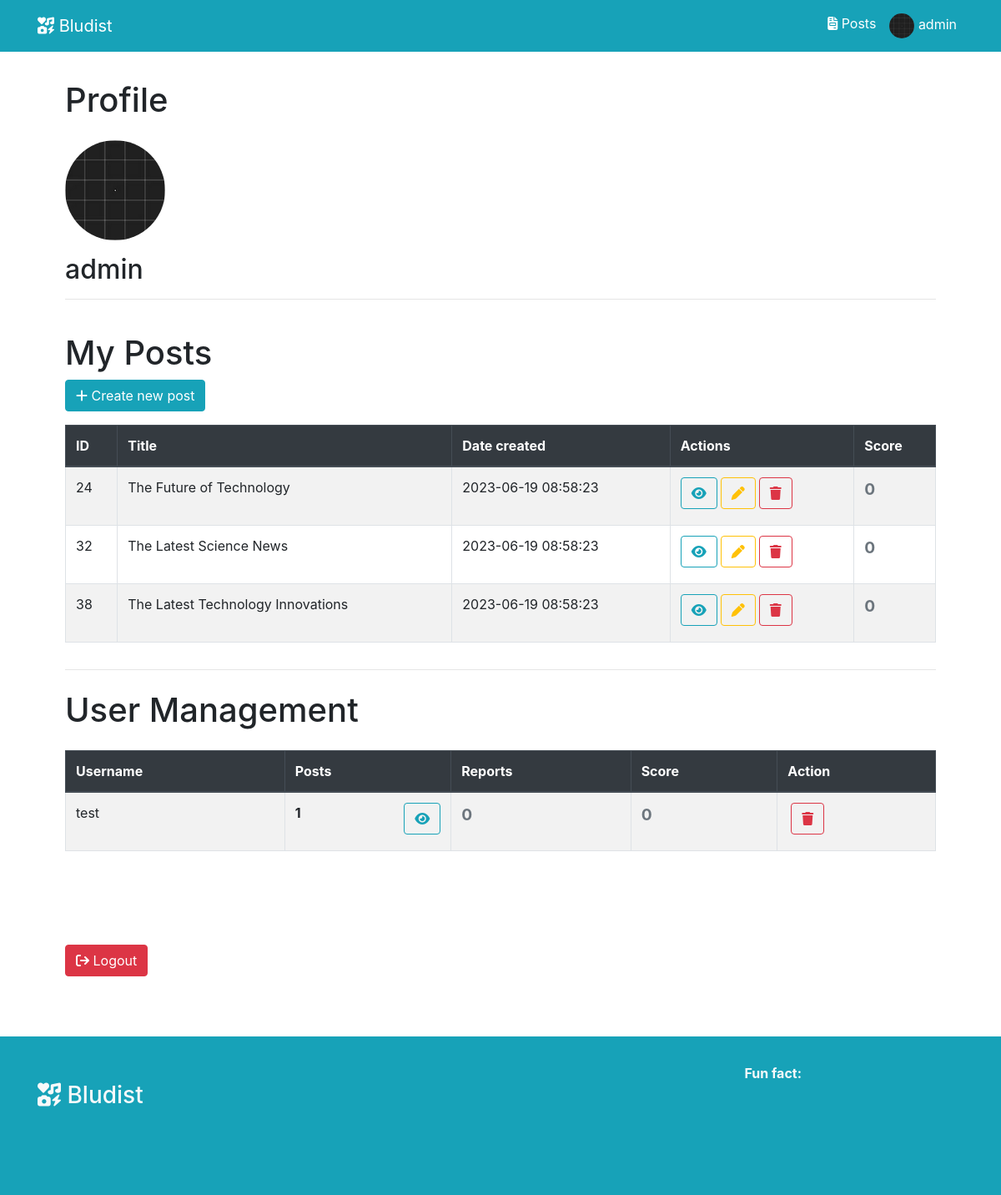
Before: /profile (signed in) with the older database file.
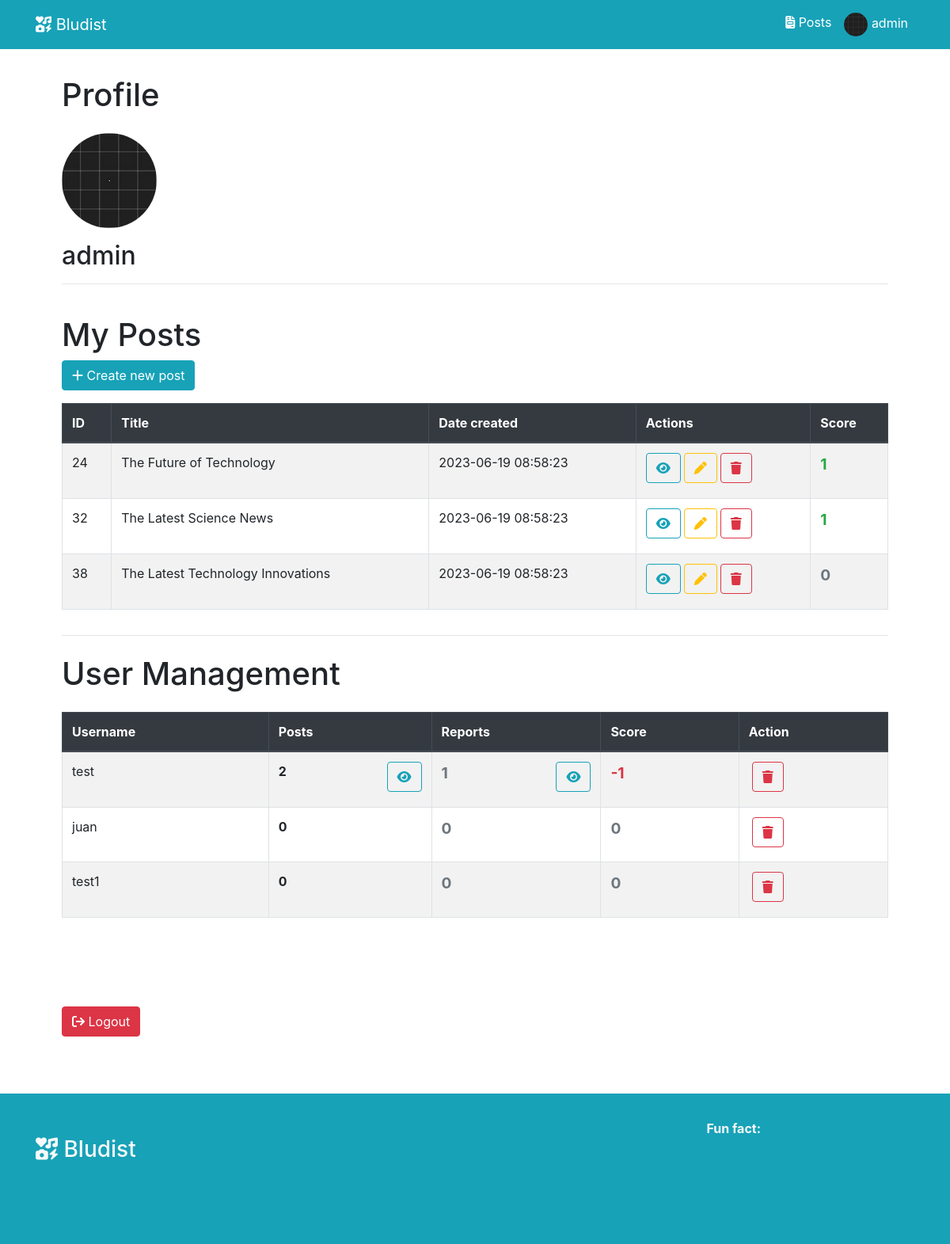
After: the same page with the newer database file.
### tables this page shows
CREATE TABLE `media` (
  `id` int NOT NULL,
  `path` text NOT NULL,
  `uploader` varchar(32) NOT NULL
);

CREATE TABLE `post` (
  `id` int NOT NULL,
  `author` varchar(32) NOT NULL,
  `title` text NOT NULL,
  `content` text NOT NULL,
  `media_id` int DEFAULT NULL,
  `tags` text,
  `date_created` datetime NOT NULL DEFAULT CURRENT_TIMESTAMP,
  `date_modified` datetime NOT NULL DEFAULT CURRENT_TIMESTAMP
);

CREATE TABLE `user` (
  `username` varchar(32) NOT NULL,
  `password` text NOT NULL,
  `role` tinyint NOT NULL DEFAULT '2' COMMENT '-1: guest | 0: admin | 1: user',
  `avatar_id` int DEFAULT NULL COMMENT 'ID of media used as avatar',
  `date_created` datetime NOT NULL DEFAULT CURRENT_TIMESTAMP
);

### views/profile.php (the view, shortened to what the rows shown need)
<?php
include "views/includes/header.php";
?>
<div class="container mt-5 p-5">
    <div class="row">
        <div class="col-12">
            <h1>Profile</h1>
        </div>
    </div>
    <div class="row">
        <div class="col-12 mt-3">
            <img src="<?php
                        $userCtrl = new UserCtrl();
                        if ($userCtrl->getUserAvatarId($_SESSION['username'])) {
                            echo ROOT . 'img/uploads/' . $userCtrl->getUserAvatarPath($_SESSION['username']);
                        } else {
                            echo ROOT . 'img/default_avatar.png"';
                        }
                        ?>" alt="avatar" width="120" height="120" class="rounded-circle" style="cursor: pointer" data-toggle="modal" data-target="#avatarModal">
            <h2 class="mt-3"><?= $_SESSION['username']; ?></h2>
            <hr>
        </div>
    </div>
    <div class="row mt-4">
        <div class="col-12">
            <h1>My Posts</h1>
        </div>
    </div>
    <div class="row">
        <div class="col-12">
            <a href="<?= ROOT ?>posts/create" class="btn btn-info"><i class="fa-solid fa-plus"></i> Create new
                post</a>
        </div>
    </div>
    <div class="row">
        <div class="col-12">
            <table class="table table-bordered table-striped table-hover mt-3">
                <thead class="thead-dark">
                    <tr>
                        <th>ID</th>
                        <th>Title</th>
                        <th>Date created</th>
                        <th>Actions</th>
                        <th>Score</th>
                    </tr>
                </thead>
                <tbody>
                    <?php
                    $postCtrl = new PostCtrl();
                    $votingCtrl = new VotingCtrl();
                    foreach ($postCtrl->fetchAllPostsByUsername($_SESSION["username"], 0, -1) as $post) :
                        $voting_score = $votingCtrl->votingScore($post["id"], NULL);
                    ?>
                        <tr>
                            <td><?= $post["id"] ?></td>
                            <td><?= $post["title"] ?></td>
                            <td><?= $post["date_created"] ?></td>
                            <td>
                                <div class="d-flex">
                                    <button class="btn btn-outline-info" type="button" onclick="location.href='<?= ROOT; ?>posts/view/<?= $post['id']; ?>'">
                                        <i class="fa-solid fa-eye"></i>
                                    </button>
                                    <button class="btn btn-outline-warning ml-1" type="button" onclick="location.href='<?= ROOT; ?>posts/edit/<?= $post['id']; ?>'">
                                        <i class="fa-solid fa-pen"></i>
                                    </button>
                                    <form method="post" action="<?= ROOT ?>posts/delete">
                                        <button type="submit" name="post-id" value="<?= $post["id"] ?>" class="btn btn-outline-danger ml-1"><i class="fa-solid fa-trash"></i>
                                        </button>
                                    </form>
                                </div>
                            </td>
                            <td>
                                <p class="text-<?= ($voting_score > 0) ? "success" : (($voting_score == 0) ? "secondary" : "danger") ?>" style="font-size: 1.2rem;">
                                    <b>
                                        <?= $voting_score ?></b>
                                </p>
                            </td>
                        </tr>
                    <?php endforeach; ?>
                </tbody>
            </table>
        </div>
    </div>
    <hr>
    <?php
    if ($_SESSION["role"] == "0") :
    ?>
        <div class="row mt-4">
            <div class="col-12">
                <h1>User Management</h1>
            </div>
        </div>
        <div class="row">
            <div class="col-12">
                <table class="table table-bordered table-striped table-hover mt-3">
                    <thead class="thead-dark">
                        <tr>
                            <th>Username</th>
                            <th>Posts</th>
                            <th>Reports</th>
                            <th>Score</th>
                            <th>Action</th>
                        </tr>
                    </thead>
                    <tbody>
                        <?php
                        $userCtrl = new UserCtrl();
                        $votingCtrl = new VotingCtrl();
                        $reportCtrl = new ReportCtrl();
                        $postCtrl = new PostCtrl();
                        $users = array();
                        foreach ($userCtrl->getAllUsers() as $user) {
                            if ($user["username"] == $_SESSION["username"]) continue;
                            $post_count = $postCtrl->countPostsByUsername($user["username"]);
                            $voting_score = 0;
                            foreach ($postCtrl->fetchAllPostsByUsername($user["username"], 0, -1) as $post) {
                                $voting_score += $votingCtrl->votingScore($post["id"], NULL);
                            }
                            $reported_posts = $reportCtrl->getReportsByTargetId(2, $user["username"]);
                            $reported_posts_id = array();
                            foreach ($reported_posts as $report) {
                                array_push($reported_posts_id, $report["post_id"]);
                            }
                            $report_count = $reportCtrl->countReportsByTargetId(2, $user["username"]);
                            $user["post_count"] = $post_count;
                            $user["voting_score"] = $voting_score;
                            $user["report_count"] = $report_count;
                            $user["reported_posts_id"] = $reported_posts_id;
                            array_push($users, $user);
                        }
                        usort($users, function ($a, $b) {
                            return $b["report_count"] - $a["report_count"];
                        });
                        foreach ($users as $user) :
                            $post_count = $user["post_count"];
                            $voting_score = $user["voting_score"];
                            $report_count = $user["report_count"];
                        ?>
                            <tr>
                                <td><?= $user["username"] ?></td>
                                <td>
                                    <div class="d-flex justify-content-between">
                                        <b><?= $post_count ?></b>
                                        <?php if ($post_count > 0) : ?>
                                            <form action="<?= ROOT . 'posts/search' ?>" method="get">
                                                <button type="submit" class="btn btn-outline-info ml-1"><i class="fa-solid fa-eye"></i></button>
                                            </form>
                                        <?php endif; ?>
                                    </div>
                                </td>
                                <td>
                                    <div class="d-flex justify-content-between">
                                        <p class="text-<?= ($report_count < 5) ? "secondary" : "danger" ?>" style="font-size: 1.2rem;">
                                            <b><?= $report_count ?></b>
                                        </p>
                                        <?php if ($report_count > 0) : ?>
                                            <form action="<?= ROOT . 'posts' ?>" method="post">
                                                <button type="submit" class="btn btn-outline-info ml-1"><i class="fa-solid fa-eye"></i></button>
                                            </form>
                                        <?php endif; ?>
                                    </div>
                                </td>
                                <td>
                                    <p class="text-<?= ($voting_score > 0) ? "success" : (($voting_score == 0) ? "secondary" : "danger") ?>" style="font-size: 1.2rem;">
                                        <b><?= $voting_score ?></b>
                                    </p>
                                </td>
                                <td>
                                    <?php if ($user["role"] == 1) : ?>
                                        <div class="d-flex">
                                            <form method="post" action="<?= ROOT ?>users/delete">
                                                <button type="submit" name="username" value="<?= $user["username"] ?>" class="btn btn-outline-danger ml-1"><i class="fa-solid fa-trash"></i>
                                                </button>
                                            </form>
                                        </div>
                                    <?php endif; ?>
                                </td>
                            </tr>
                        <?php endforeach; ?>
                    </tbody>
                </table>
            </div>
        </div>
    <?php endif; ?>
</div>
<div class=" container p-5">
    <div class="row">
        <div class="col-12">
            <a href="<?= ROOT ?>logout" class="btn btn-danger"><i class="fa-solid fa-arrow-right-from-bracket"></i>
                Logout</a>
        </div>
    </div>
</div>
<?php include "views/includes/footer.php"; ?>

### views/includes/header.php (shortened to what the rows shown need)
<!DOCTYPE html>
<html lang="en">
<head>
    <link rel="stylesheet" href="https://cdnjs.cloudflare.com/ajax/libs/twitter-bootstrap/4.6.0/css/bootstrap.min.css">
    <link rel="stylesheet" href="https://cdnjs.cloudflare.com/ajax/libs/font-awesome/6.4.0/css/all.css">
</head>
<body>
    <nav class="navbar navbar-expand-lg navbar-dark bg-info fixed-top">
        <div class="container">
            <a class="navbar-brand" href="<?= ROOT; ?>"><i class="fas fa-icons"></i> Bludist</a>
            <div id="my-nav" class="collapse navbar-collapse">
                <ul class="navbar-nav ml-auto">
                    <li class="nav-item active">
                        <a class="nav-link" href="<?= ROOT; ?>posts"><i class="fa-solid fa-file-invoice"></i> Posts</a>
                    </li>
                    <?php
                    if (isset($_SESSION['role']) && $_SESSION['role'] != "-1") :
                    ?>
                        <li class="nav-item active">
                            <a class="nav-link" href="<?= ROOT; ?>profile">
                                <?php
                                $userCtrl = new UserCtrl();
                                if ($userCtrl->getUserAvatarId($_SESSION['username'])) {
                                    echo '<img src="' . ROOT . 'img/uploads/' . $userCtrl->getUserAvatarPath($_SESSION['username']) . '" alt="avatar" width="30" height="30" class="rounded-circle">';
                                } else {
                                    echo '<img src="' . ROOT . 'img/default_avatar.png" alt="avatar" width="30" height="30" class="rounded-circle">';
                                }
                                ?>
                                <?= $_SESSION['username']; ?></a>
                        </li>
                    <?php else : ?>
                        <li class="nav-item active">
                            <a class="nav-link" href="<?= ROOT; ?>login"><i class="fas fa-user"></i> Login</a>
                        </li>
                    <?php
                    endif;
                    ?>
                </ul>
            </div>
        </div>
    </nav>

Changed rows visible on the page:
computed for post "The Future of Technology": voting_score "0" → "1"
computed for post "The Latest Science News": voting_score "0" → "1"
computed for user "test": role "1" → "2"; role "0" → "1"; voting_score "0" → "-1"
added user: username "juan", post_count "0", report_count "0", voting_score "0"
added user: username "test1", post_count "0", report_count "0", voting_score "0"
